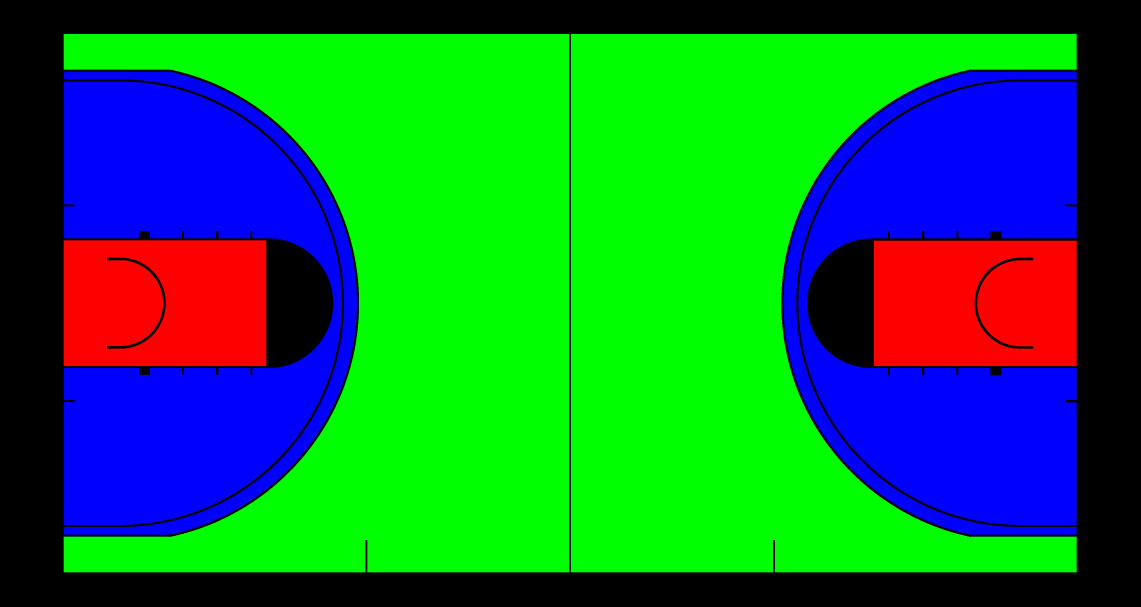
#> input picture court/assets/mask_ncaa_v4_nc4_m.png, 3421 x 1819 px, found by its file name (shown at 1/3 size); its folder holds 2 pictures in this run
$ python optimal_poi.py
#> lines starting #> are read from the running program, lines starting #| are printed output that depends on the picture
### court/data_processor.py
import os
import cv2
import json
import numpy as np
from pathlib import PurePath

from court.utils import NumpyEncoder, reprojection_loss


class DataProcessor:
    ''' Loads, prepares and manages data (images and points) '''

    class DLFrame:
        ''' Represents a frame as an image, points of interest and other meta information '''
        # [18 lines left out: function __init__, not called in this run]

        def _validate_point_idx(self, idx):
            assert idx is not None and idx >= 0 and idx < self.poi.shape[0]

        # [12 lines left out: functions set_poi, set_point_coords, not called in this run]

        def add_elapsed_time(self, elapsed):
            self.elapsed += elapsed
            self.saved = False

        def get_point_coords(self, idx):
            self._validate_point_idx(idx)
            return (self.poi[idx][0], self.poi[idx][1])

        # [25 lines left out: functions determine_visible_poi, set_point_state, not called in this run]

        def get_point_state(self, idx):
            self._validate_point_idx(idx)
            return self.hot_poi[idx]

        # [42 lines left out: functions clear, __init__, not called in this run]

    def __len__(self):
        return self.num_frames

    # [55 lines left out: functions __getitem__, update_frame, not called in this run]

    def _validate_frame_idx(self, idx):
        assert idx is not None and idx > -1 and idx < self.num_frames

    # [10 lines left out: function get_frame, not called in this run]

    def get_idx(self):
        return self.cur_idx

    # [76 lines left out: functions get_point, clear_poi, set_frame_idx, next, prev, set_point_coords and 2 more, not called in this run]

    def is_point_hot(self, point_idx):
        return self.frames[self.cur_idx].get_point_state(point_idx)

    # [97 lines left out: functions get_next_point_idx, get_prev_point_idx, add_elapsed_time, save, save_frame, load and 1 more, not called in this run]

    @staticmethod
    def load_court_mask(path, court_size):
        ''' Loads the court template image that will be warped by homography'''
#> called with path = 'court/assets/mask_ncaa_v4_nc4_m.png', court_size = (1920, 1080)
        court_mask = cv2.imread(path, cv2.IMREAD_COLOR)
#> court_mask is the input picture: shape (1819, 3421, 3); mean B, G, R 58, 115.4, 18.4
        if court_mask.shape[0] != court_size[1] or court_mask.shape[1] != court_size[0]:
            inter = cv2.INTER_AREA if court_mask.shape[1] > court_size[0] else cv2.INTER_CUBIC
#> inter = 3
            court_mask = cv2.resize(court_mask, court_size, interpolation=inter)
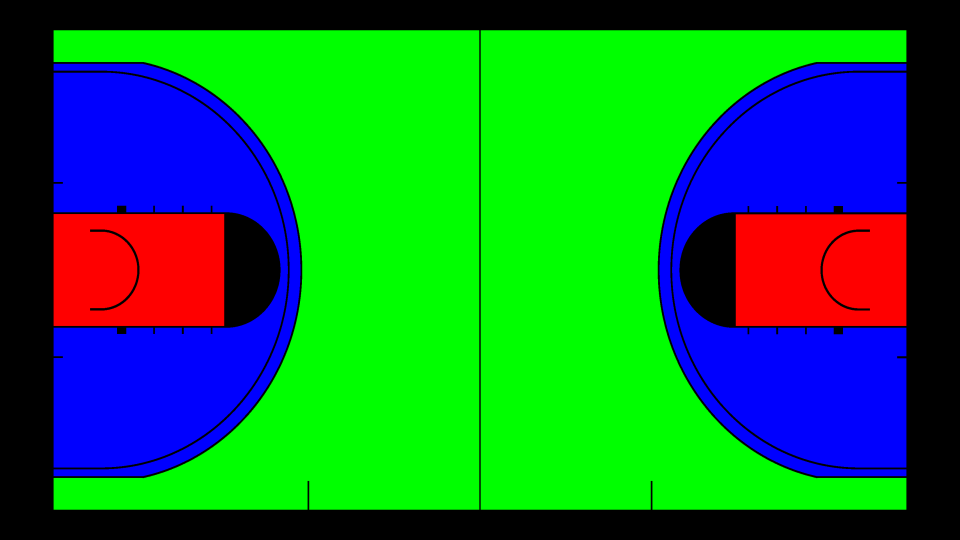
#> court_mask: shape (1080, 1920, 3) (shown at 1/2 size); mean B, G, R 58, 115.4, 18.4

        return court_mask

    @staticmethod
    def load_court_poi(path, normalize=False):
        ''' Load the points of interest of court template '''
        poi = None

#> (the run stopped early here; a loop or call above may not have finished)
